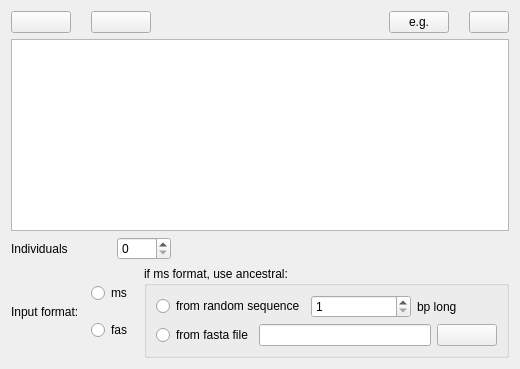
                    <widget class="QWidget" name="page_8">
                     <layout class="QVBoxLayout" name="verticalLayout_27">
                      <item>
                       <layout class="QHBoxLayout" name="horizontalLayout_45">
                        <property name="spacing">
                         <number>20</number>
                        </property>
                        <item>
                         <widget class="QPushButton" name="pushButton_load_user_input">
                          <property name="minimumSize">
                           <size>
                            <width>60</width>
                            <height>0</height>
                           </size>
                          </property>
                          <property name="maximumSize">
                           <size>
                            <width>60</width>
                            <height>16777215</height>
                           </size>
                          </property>
                          <property name="toolTip">
                           <string>&lt;html&gt;&lt;head/&gt;&lt;body&gt;&lt;p&gt;Load user-defined commands from file&lt;/p&gt;&lt;/body&gt;&lt;/html&gt;</string>
                          </property>
                          <property name="text">
                           <string/>
                          </property>
                          <property name="icon">
                           <iconset>
                            <normaloff>:/icons/icons/view_doc.ico</normaloff>:/icons/icons/view_doc.ico</iconset>
                          </property>
                          <property name="autoDefault">
                           <bool>false</bool>
                          </property>
                          <property name="default">
                           <bool>false</bool>
                          </property>
                          <property name="flat">
                           <bool>false</bool>
                          </property>
                         </widget>
                        </item>
                        <item>
                         <widget class="QPushButton" name="pushButton_save_user_input">
                          <property name="minimumSize">
                           <size>
                            <width>60</width>
                            <height>0</height>
                           </size>
                          </property>
                          <property name="maximumSize">
                           <size>
                            <width>60</width>
                            <height>16777215</height>
                           </size>
                          </property>
                          <property name="toolTip">
                           <string>&lt;html&gt;&lt;head/&gt;&lt;body&gt;&lt;p&gt;Save user-defined commands to file&lt;/p&gt;&lt;/body&gt;&lt;/html&gt;</string>
                          </property>
                          <property name="text">
                           <string/>
                          </property>
                          <property name="icon">
                           <iconset resource="resources.qrc">
                            <normaloff>:/icons/icons/save.ico</normaloff>:/icons/icons/save.ico</iconset>
                          </property>
                         </widget>
                        </item>
                        <item>
                         <spacer name="horizontalSpacer_24">
                          <property name="orientation">
                           <enum>Qt::Horizontal</enum>
                          </property>
                          <property name="sizeHint" stdset="0">
                           <size>
                            <width>40</width>
                            <height>20</height>
                           </size>
                          </property>
                         </spacer>
                        </item>
                        <item>
                         <widget class="QPushButton" name="pushButton_eg_uinput">
                          <property name="maximumSize">
                           <size>
                            <width>60</width>
                            <height>16777215</height>
                           </size>
                          </property>
                          <property name="text">
                           <string>e.g.</string>
                          </property>
                         </widget>
                        </item>
                        <item>
                         <widget class="QPushButton" name="pushButton_help_uinput">
                          <property name="minimumSize">
                           <size>
                            <width>0</width>
                            <height>0</height>
                           </size>
                          </property>
                          <property name="maximumSize">
                           <size>
                            <width>60</width>
                            <height>16777215</height>
                           </size>
                          </property>
                          <property name="toolTip">
                           <string>&lt;html&gt;&lt;head/&gt;&lt;body&gt;&lt;p&gt;help&lt;/p&gt;&lt;/body&gt;&lt;/html&gt;</string>
                          </property>
                          <property name="text">
                           <string/>
                          </property>
                         </widget>
                        </item>
                       </layout>
                      </item>
                      <item>
                       <widget class="QPlainTextEdit" name="plainTextEdit_user_input">
                        <property name="font">
                         <font>
                          <family>Monaco</family>
                          <pointsize>12</pointsize>
                         </font>
                        </property>
                        <property name="toolTip">
                         <string>&lt;html&gt;&lt;head/&gt;&lt;body&gt;&lt;p&gt;Enter user-defined step to obtain ms-like or fasta-format input file for analysis.&lt;/p&gt;&lt;p&gt;Input file should consist of the reference sequence, followed by 2 sequences for each individual.&lt;/p&gt;&lt;p&gt;Sequential commands allowed on different lines, but also linux pipes, redirection, etc. The commands should be executable directly on terminal.&lt;/p&gt;&lt;p&gt;&lt;span style=&quot; text-decoration: underline;&quot;&gt;ALLOWED TAGS&lt;/span&gt;:&lt;/p&gt;&lt;p&gt;&lt;span style=&quot; text-decoration: underline; color:#ff0000;&quot;&gt;infile.ms&lt;/span&gt; =&amp;gt; input file in ms-like format&lt;/p&gt;&lt;p&gt;&lt;span style=&quot; text-decoration: underline; color:#ff0000;&quot;&gt;infile.fas&lt;/span&gt; =&amp;gt; input file in fasta format&lt;/p&gt;&lt;p&gt;&lt;span style=&quot; text-decoration: underline; color:#ff0000;&quot;&gt;tempfile&lt;/span&gt; =&amp;gt; temporary files&lt;/p&gt;&lt;p&gt;&lt;span style=&quot; font-style:italic; text-decoration: underline; color:#ff0000;&quot;&gt;infile.ms&lt;/span&gt;&lt;span style=&quot; font-style:italic;&quot;&gt; OR &lt;/span&gt;&lt;span style=&quot; font-style:italic; text-decoration: underline; color:#ff0000;&quot;&gt;infile.fas&lt;/span&gt;&lt;span style=&quot; font-style:italic; color:#ff0000;&quot;/&gt;&lt;span style=&quot; font-style:italic;&quot;&gt;must be specified. &lt;/span&gt;&lt;/p&gt;&lt;p&gt;&lt;span style=&quot; font-style:italic;&quot;&gt;If using infile.ms, ancestral sequence should be defined below&lt;/span&gt;&lt;/p&gt;&lt;/body&gt;&lt;/html&gt;</string>
                        </property>
                        <property name="tabStopWidth">
                         <number>10</number>
                        </property>
                       </widget>
                      </item>
                      <item>
                       <layout class="QHBoxLayout" name="horizontalLayout_30">
                        <item>
                         <widget class="QLabel" name="label_23">
                          <property name="minimumSize">
                           <size>
                            <width>100</width>
                            <height>0</height>
                           </size>
                          </property>
                          <property name="text">
                           <string>Individuals</string>
                          </property>
                         </widget>
                        </item>
                        <item>
                         <widget class="QSpinBox" name="spinBox_user_ninds">
                          <property name="toolTip">
                           <string>&lt;html&gt;&lt;head/&gt;&lt;body&gt;&lt;p&gt;How many diploid indivduals will be simulated&lt;/p&gt;&lt;/body&gt;&lt;/html&gt;</string>
                          </property>
                          <property name="maximum">
                           <number>1000</number>
                          </property>
                         </widget>
                        </item>
                        <item>
                         <spacer name="horizontalSpacer_25">
                          <property name="orientation">
                           <enum>Qt::Horizontal</enum>
                          </property>
                          <property name="sizeHint" stdset="0">
                           <size>
                            <width>40</width>
                            <height>20</height>
                           </size>
                          </property>
                         </spacer>
                        </item>
                       </layout>
                      </item>
                      <item>
                       <layout class="QHBoxLayout" name="horizontalLayout_44">
                        <item>
                         <layout class="QHBoxLayout" name="horizontalLayout_43">
                          <item>
                           <widget class="QLabel" name="label_11">
                            <property name="toolTip">
                             <string>&lt;html&gt;&lt;head/&gt;&lt;body&gt;&lt;p&gt;Whether format of infile will be fasta or ms-like&lt;/p&gt;&lt;/body&gt;&lt;/html&gt;</string>
                            </property>
                            <property name="text">
                             <string>Input format:</string>
                            </property>
                           </widget>
                          </item>
                          <item>
                           <widget class="QFrame" name="frame">
                            <layout class="QVBoxLayout" name="verticalLayout_20">
                             <property name="spacing">
                              <number>6</number>
                             </property>
                             <property name="leftMargin">
                              <number>6</number>
                             </property>
                             <property name="topMargin">
                              <number>6</number>
                             </property>
                             <property name="rightMargin">
                              <number>6</number>
                             </property>
                             <property name="bottomMargin">
                              <number>6</number>
                             </property>
                             <item>
                              <widget class="QRadioButton" name="radioButton_in_user_ms">
                               <property name="text">
                                <string>ms</string>
                               </property>
                              </widget>
                             </item>
                             <item>
                              <widget class="QRadioButton" name="radioButton_in_user_fas">
                               <property name="text">
                                <string>fas</string>
                               </property>
                              </widget>
                             </item>
                            </layout>
                           </widget>
                          </item>
                         </layout>
                        </item>
                        <item>
                         <widget class="QGroupBox" name="groupBox_input_user_msinoptions">
                          <property name="toolTip">
                           <string>&lt;html&gt;&lt;head/&gt;&lt;body&gt;&lt;p&gt;If using ms-like input, an ancestral sequence is needed&lt;/p&gt;&lt;/body&gt;&lt;/html&gt;</string>
                          </property>
                          <property name="title">
                           <string>if ms format, use ancestral:</string>
                          </property>
                          <layout class="QVBoxLayout" name="verticalLayout_14">
                           <item>
                            <layout class="QHBoxLayout" name="horizontalLayout_40">
                             <item>
                              <widget class="QRadioButton" name="radioButton_user_userandom">
                               <property name="toolTip">
                                <string>&lt;html&gt;&lt;head/&gt;&lt;body&gt;&lt;p&gt;Use an ancestral sequence consisting of random A,C,G and T bases&lt;/p&gt;&lt;/body&gt;&lt;/html&gt;</string>
                               </property>
                               <property name="text">
                                <string>from random sequence</string>
                               </property>
                              </widget>
                             </item>
                             <item>
                              <widget class="QSpinBox" name="spinBox_user_seqlen">
                               <property name="minimumSize">
                                <size>
                                 <width>100</width>
                                 <height>0</height>
                                </size>
                               </property>
                               <property name="maximumSize">
                                <size>
                                 <width>100</width>
                                 <height>16777215</height>
                                </size>
                               </property>
                               <property name="toolTip">
                                <string>&lt;html&gt;&lt;head/&gt;&lt;body&gt;&lt;p&gt;Lenght of sequence&lt;/p&gt;&lt;/body&gt;&lt;/html&gt;</string>
                               </property>
                               <property name="minimum">
                                <number>1</number>
                               </property>
                               <property name="maximum">
                                <number>10000000</number>
                               </property>
                              </widget>
                             </item>
                             <item>
                              <widget class="QLabel" name="label_25">
                               <property name="text">
                                <string>bp long</string>
                               </property>
                              </widget>
                             </item>
                             <item>
                              <spacer name="horizontalSpacer_23">
                               <property name="orientation">
                                <enum>Qt::Horizontal</enum>
                               </property>
                               <property name="sizeHint" stdset="0">
                                <size>
                                 <width>40</width>
                                 <height>20</height>
                                </size>
                               </property>
                              </spacer>
                             </item>
                            </layout>
                           </item>
                           <item>
                            <layout class="QHBoxLayout" name="horizontalLayout_41">
                             <item>
                              <widget class="QRadioButton" name="radioButton_user_usefastaancestral">
                               <property name="toolTip">
                                <string>&lt;html&gt;&lt;head/&gt;&lt;body&gt;&lt;p&gt;Use ancestral sequence from fasta file&lt;/p&gt;&lt;/body&gt;&lt;/html&gt;</string>
                               </property>
                               <property name="text">
                                <string>from fasta file</string>
                               </property>
                              </widget>
                             </item>
                             <item>
                              <layout class="QHBoxLayout" name="horizontalLayout_42">
                               <item>
                                <widget class="QLineEdit" name="lineEdit_user_ancestralfile">
                                 <property name="minimumSize">
                                  <size>
                                   <width>150</width>
                                   <height>0</height>
                                  </size>
                                 </property>
                                 <property name="maximumSize">
                                  <size>
                                   <width>16777215</width>
                                   <height>16777215</height>
                                  </size>
                                 </property>
                                 <property name="toolTip">
                                  <string>&lt;html&gt;&lt;head/&gt;&lt;body&gt;&lt;p&gt;Specify path to ancestral fasta file&lt;/p&gt;&lt;/body&gt;&lt;/html&gt;</string>
                                 </property>
                                </widget>
                               </item>
                              </layout>
                             </item>
                             <item>
                              <widget class="QPushButton" name="pushButton_user_findancestral">
                               <property name="minimumSize">
                                <size>
                                 <width>60</width>
                                 <height>0</height>
                                </size>
                               </property>
                               <property name="maximumSize">
                                <size>
                                 <width>60</width>
                                 <height>16777215</height>
                                </size>
                               </property>
                               <property name="toolTip">
                                <string>&lt;html&gt;&lt;head/&gt;&lt;body&gt;&lt;p&gt;Browse filesystem&lt;/p&gt;&lt;/body&gt;&lt;/html&gt;</string>
                               </property>
                               <property name="text">
                                <string/>
                               </property>
                               <property name="icon">
                                <iconset>
                                 <normaloff>:/icons/icons/view_doc.ico</normaloff>:/icons/icons/view_doc.ico</iconset>
                               </property>
                               <property name="autoDefault">
                                <bool>false</bool>
                               </property>
                               <property name="default">
                                <bool>false</bool>
                               </property>
                               <property name="flat">
                                <bool>false</bool>
                               </property>
                              </widget>
                             </item>
                            </layout>
                           </item>
                          </layout>
                         </widget>
                        </item>
                       </layout>
                      </item>
                     </layout>
                    </widget>
